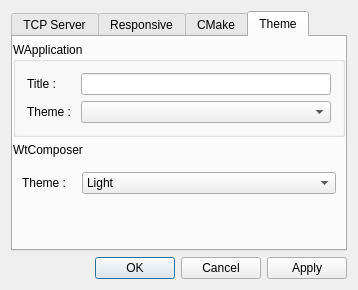
<?xml version="1.0" encoding="UTF-8"?>
<ui version="4.0">
 <class>DialogConfig</class>
 <widget class="QDialog" name="DialogConfig">
  <property name="geometry">
   <rect>
    <x>0</x>
    <y>0</y>
    <width>358</width>
    <height>290</height>
   </rect>
  </property>
  <property name="windowTitle">
   <string>Settings</string>
  </property>
  <property name="windowIcon">
   <iconset resource="../../../../rec/qtresources.qrc">
    <normaloff>:/logo_icon</normaloff>:/logo_icon</iconset>
  </property>
  <layout class="QGridLayout" name="gridLayout_3">
   <item row="1" column="0">
    <spacer name="horizontalSpacer">
     <property name="orientation">
      <enum>Qt::Horizontal</enum>
     </property>
     <property name="sizeHint" stdset="0">
      <size>
       <width>45</width>
       <height>20</height>
      </size>
     </property>
    </spacer>
   </item>
   <item row="1" column="1">
    <widget class="QPushButton" name="pushOK">
     <property name="text">
      <string>OK</string>
     </property>
    </widget>
   </item>
   <item row="1" column="2">
    <widget class="QPushButton" name="pushCancel">
     <property name="text">
      <string>Cancel</string>
     </property>
    </widget>
   </item>
   <item row="1" column="3">
    <widget class="QPushButton" name="pushApply">
     <property name="text">
      <string>Apply</string>
     </property>
    </widget>
   </item>
   <item row="0" column="0" colspan="4">
    <widget class="QTabWidget" name="tabSettings">
     <property name="currentIndex">
      <number>3</number>
     </property>
     <widget class="QWidget" name="tabServer">
      <attribute name="title">
       <string>TCP Server</string>
      </attribute>
      <layout class="QVBoxLayout" name="verticalLayout">
       <property name="leftMargin">
        <number>0</number>
       </property>
       <property name="topMargin">
        <number>5</number>
       </property>
       <property name="rightMargin">
        <number>0</number>
       </property>
       <property name="bottomMargin">
        <number>0</number>
       </property>
       <item>
        <widget class="QGroupBox" name="groupBox">
         <property name="title">
          <string>General</string>
         </property>
         <layout class="QHBoxLayout" name="horizontalLayout">
          <property name="leftMargin">
           <number>4</number>
          </property>
          <property name="topMargin">
           <number>4</number>
          </property>
          <property name="rightMargin">
           <number>4</number>
          </property>
          <property name="bottomMargin">
           <number>4</number>
          </property>
          <item>
           <widget class="QLabel" name="label">
            <property name="text">
             <string>--docroot : </string>
            </property>
           </widget>
          </item>
          <item>
           <widget class="QLineEdit" name="line_docroot">
            <property name="readOnly">
             <bool>true</bool>
            </property>
           </widget>
          </item>
         </layout>
        </widget>
       </item>
       <item>
        <widget class="QGroupBox" name="groupBox_2">
         <property name="title">
          <string>Http</string>
         </property>
         <layout class="QFormLayout" name="formLayout">
          <property name="leftMargin">
           <number>4</number>
          </property>
          <property name="topMargin">
           <number>4</number>
          </property>
          <property name="rightMargin">
           <number>4</number>
          </property>
          <property name="bottomMargin">
           <number>4</number>
          </property>
          <item row="0" column="0">
           <widget class="QLabel" name="label_2">
            <property name="text">
             <string>--http-address : </string>
            </property>
           </widget>
          </item>
          <item row="0" column="1">
           <widget class="QLineEdit" name="line_http_address">
            <property name="readOnly">
             <bool>true</bool>
            </property>
           </widget>
          </item>
          <item row="1" column="0">
           <widget class="QLabel" name="label_3">
            <property name="text">
             <string>--http-port : </string>
            </property>
           </widget>
          </item>
          <item row="1" column="1">
           <widget class="QSpinBox" name="spin_http_port">
            <property name="minimum">
             <number>1</number>
            </property>
            <property name="maximum">
             <number>65535</number>
            </property>
           </widget>
          </item>
         </layout>
        </widget>
       </item>
       <item>
        <spacer name="verticalSpacer">
         <property name="orientation">
          <enum>Qt::Vertical</enum>
         </property>
         <property name="sizeHint" stdset="0">
          <size>
           <width>20</width>
           <height>31</height>
          </size>
         </property>
        </spacer>
       </item>
      </layout>
     </widget>
     <widget class="QWidget" name="tabResposive">
      <attribute name="title">
       <string>Responsive</string>
      </attribute>
      <layout class="QVBoxLayout" name="verticalLayout_2">
       <property name="leftMargin">
        <number>0</number>
       </property>
       <property name="topMargin">
        <number>5</number>
       </property>
       <property name="rightMargin">
        <number>0</number>
       </property>
       <property name="bottomMargin">
        <number>0</number>
       </property>
       <item>
        <widget class="QGroupBox" name="groupBox_3">
         <property name="title">
          <string>Screens</string>
         </property>
         <layout class="QFormLayout" name="formLayout_2">
          <property name="leftMargin">
           <number>4</number>
          </property>
          <property name="topMargin">
           <number>4</number>
          </property>
          <property name="rightMargin">
           <number>4</number>
          </property>
          <property name="bottomMargin">
           <number>4</number>
          </property>
          <item row="0" column="0">
           <widget class="QLabel" name="label_4">
            <property name="text">
             <string>phone width [pix] : </string>
            </property>
           </widget>
          </item>
          <item row="1" column="0">
           <widget class="QLabel" name="label_5">
            <property name="text">
             <string>tablet width [pix] : </string>
            </property>
           </widget>
          </item>
          <item row="2" column="0">
           <widget class="QLabel" name="label_6">
            <property name="text">
             <string>laptop width [pix] : </string>
            </property>
           </widget>
          </item>
          <item row="3" column="0">
           <widget class="QLabel" name="label_7">
            <property name="text">
             <string>computer widh [pix] : </string>
            </property>
           </widget>
          </item>
          <item row="0" column="1">
           <widget class="QSpinBox" name="spin_phone_width">
            <property name="minimum">
             <number>240</number>
            </property>
            <property name="maximum">
             <number>3840</number>
            </property>
           </widget>
          </item>
          <item row="1" column="1">
           <widget class="QSpinBox" name="spin_tablet_width">
            <property name="minimum">
             <number>240</number>
            </property>
            <property name="maximum">
             <number>3840</number>
            </property>
           </widget>
          </item>
          <item row="2" column="1">
           <widget class="QSpinBox" name="spin_laptop_width">
            <property name="minimum">
             <number>240</number>
            </property>
            <property name="maximum">
             <number>3840</number>
            </property>
            <property name="value">
             <number>240</number>
            </property>
           </widget>
          </item>
          <item row="3" column="1">
           <widget class="QSpinBox" name="spin_computer_width">
            <property name="minimum">
             <number>240</number>
            </property>
            <property name="maximum">
             <number>3840</number>
            </property>
           </widget>
          </item>
         </layout>
        </widget>
       </item>
       <item>
        <spacer name="verticalSpacer_2">
         <property name="orientation">
          <enum>Qt::Vertical</enum>
         </property>
         <property name="sizeHint" stdset="0">
          <size>
           <width>20</width>
           <height>38</height>
          </size>
         </property>
        </spacer>
       </item>
      </layout>
     </widget>
     <widget class="QWidget" name="tabCMake">
      <attribute name="title">
       <string>CMake</string>
      </attribute>
      <layout class="QVBoxLayout" name="verticalLayout_3">
       <property name="leftMargin">
        <number>0</number>
       </property>
       <property name="topMargin">
        <number>5</number>
       </property>
       <property name="rightMargin">
        <number>0</number>
       </property>
       <property name="bottomMargin">
        <number>0</number>
       </property>
       <item>
        <widget class="QGroupBox" name="groupBox_4">
         <property name="title">
          <string>Wt Directories</string>
         </property>
         <layout class="QGridLayout" name="gridLayout_2">
          <property name="leftMargin">
           <number>4</number>
          </property>
          <property name="topMargin">
           <number>4</number>
          </property>
          <property name="rightMargin">
           <number>4</number>
          </property>
          <property name="bottomMargin">
           <number>4</number>
          </property>
          <item row="0" column="0">
           <widget class="QLabel" name="label_8">
            <property name="text">
             <string>Include Dir : </string>
            </property>
           </widget>
          </item>
          <item row="0" column="1">
           <widget class="QLineEdit" name="ledit_includedir">
            <property name="readOnly">
             <bool>true</bool>
            </property>
           </widget>
          </item>
          <item row="0" column="2">
           <widget class="QPushButton" name="push_includedir">
            <property name="maximumSize">
             <size>
              <width>50</width>
              <height>60</height>
             </size>
            </property>
            <property name="text">
             <string>Edit</string>
            </property>
           </widget>
          </item>
          <item row="1" column="0">
           <widget class="QLabel" name="label_9">
            <property name="text">
             <string>Library Dir : </string>
            </property>
           </widget>
          </item>
          <item row="1" column="1">
           <widget class="QLineEdit" name="ledit_librarydir">
            <property name="readOnly">
             <bool>true</bool>
            </property>
           </widget>
          </item>
          <item row="1" column="2">
           <widget class="QPushButton" name="push_librarydir">
            <property name="maximumSize">
             <size>
              <width>50</width>
              <height>60</height>
             </size>
            </property>
            <property name="text">
             <string>Edit</string>
            </property>
           </widget>
          </item>
          <item row="2" column="0">
           <widget class="QLabel" name="label_10">
            <property name="text">
             <string>Binary Dir : </string>
            </property>
           </widget>
          </item>
          <item row="2" column="1">
           <widget class="QLineEdit" name="ledit_binarydir">
            <property name="readOnly">
             <bool>true</bool>
            </property>
           </widget>
          </item>
          <item row="2" column="2">
           <widget class="QPushButton" name="push_binarydir">
            <property name="maximumSize">
             <size>
              <width>50</width>
              <height>60</height>
             </size>
            </property>
            <property name="text">
             <string>Edit</string>
            </property>
           </widget>
          </item>
         </layout>
        </widget>
       </item>
       <item>
        <widget class="QGroupBox" name="groupBox_5">
         <property name="title">
          <string>Wt Application</string>
         </property>
         <layout class="QGridLayout" name="gridLayout_4">
          <item row="0" column="0">
           <widget class="QLabel" name="label_11">
            <property name="sizePolicy">
             <sizepolicy hsizetype="Minimum" vsizetype="Preferred">
              <horstretch>0</horstretch>
              <verstretch>0</verstretch>
             </sizepolicy>
            </property>
            <property name="text">
             <string>Server Port : </string>
            </property>
           </widget>
          </item>
          <item row="0" column="1">
           <widget class="QSpinBox" name="spin_app_server_port">
            <property name="sizePolicy">
             <sizepolicy hsizetype="Expanding" vsizetype="Fixed">
              <horstretch>0</horstretch>
              <verstretch>0</verstretch>
             </sizepolicy>
            </property>
            <property name="minimum">
             <number>1</number>
            </property>
            <property name="maximum">
             <number>65535</number>
            </property>
           </widget>
          </item>
         </layout>
        </widget>
       </item>
       <item>
        <spacer name="verticalSpacer_3">
         <property name="orientation">
          <enum>Qt::Vertical</enum>
         </property>
         <property name="sizeHint" stdset="0">
          <size>
           <width>20</width>
           <height>8</height>
          </size>
         </property>
        </spacer>
       </item>
      </layout>
     </widget>
     <widget class="QWidget" name="tabTheme">
      <attribute name="title">
       <string>Theme</string>
      </attribute>
      <layout class="QVBoxLayout" name="verticalLayout_4">
       <property name="leftMargin">
        <number>0</number>
       </property>
       <property name="topMargin">
        <number>5</number>
       </property>
       <property name="rightMargin">
        <number>0</number>
       </property>
       <property name="bottomMargin">
        <number>0</number>
       </property>
       <item>
        <widget class="QGroupBox" name="groupBox_6">
         <property name="title">
          <string>WApplication</string>
         </property>
         <layout class="QGridLayout" name="gridLayout">
          <item row="0" column="0">
           <widget class="QLabel" name="label_13">
            <property name="text">
             <string>Title : </string>
            </property>
           </widget>
          </item>
          <item row="0" column="1">
           <widget class="QLineEdit" name="line_wtitle"/>
          </item>
          <item row="1" column="0">
           <widget class="QLabel" name="label_12">
            <property name="sizePolicy">
             <sizepolicy hsizetype="Minimum" vsizetype="Preferred">
              <horstretch>0</horstretch>
              <verstretch>0</verstretch>
             </sizepolicy>
            </property>
            <property name="text">
             <string>Theme : </string>
            </property>
           </widget>
          </item>
          <item row="1" column="1">
           <widget class="QComboBox" name="combo_wtheme">
            <property name="sizePolicy">
             <sizepolicy hsizetype="Expanding" vsizetype="Fixed">
              <horstretch>0</horstretch>
              <verstretch>0</verstretch>
             </sizepolicy>
            </property>
           </widget>
          </item>
         </layout>
        </widget>
       </item>
       <item>
        <widget class="QLabel" name="label_14">
         <property name="text">
          <string>WtComposer</string>
         </property>
        </widget>
       </item>
       <item>
        <layout class="QGridLayout" name="gridLayout_5" columnminimumwidth="1,1">
         <property name="sizeConstraint">
          <enum>QLayout::SetNoConstraint</enum>
         </property>
         <property name="leftMargin">
          <number>9</number>
         </property>
         <property name="topMargin">
          <number>9</number>
         </property>
         <property name="rightMargin">
          <number>9</number>
         </property>
         <property name="bottomMargin">
          <number>9</number>
         </property>
         <property name="spacing">
          <number>9</number>
         </property>
         <item row="1" column="1">
          <widget class="QComboBox" name="ComposerTheme">
           <item>
            <property name="text">
             <string>Light</string>
            </property>
           </item>
           <item>
            <property name="text">
             <string>Dark</string>
            </property>
           </item>
          </widget>
         </item>
         <item row="1" column="0">
          <widget class="QLabel" name="label_15">
           <property name="sizePolicy">
            <sizepolicy hsizetype="Fixed" vsizetype="Preferred">
             <horstretch>0</horstretch>
             <verstretch>0</verstretch>
            </sizepolicy>
           </property>
           <property name="text">
            <string>Theme :  </string>
           </property>
          </widget>
         </item>
        </layout>
       </item>
       <item>
        <spacer name="verticalSpacer_4">
         <property name="orientation">
          <enum>Qt::Vertical</enum>
         </property>
         <property name="sizeHint" stdset="0">
          <size>
           <width>20</width>
           <height>118</height>
          </size>
         </property>
        </spacer>
       </item>
      </layout>
     </widget>
    </widget>
   </item>
  </layout>
 </widget>
 <layoutdefault spacing="6" margin="11"/>
 <resources>
  <include location="../../../../rec/qtresources.qrc"/>
 </resources>
 <connections/>
</ui>
